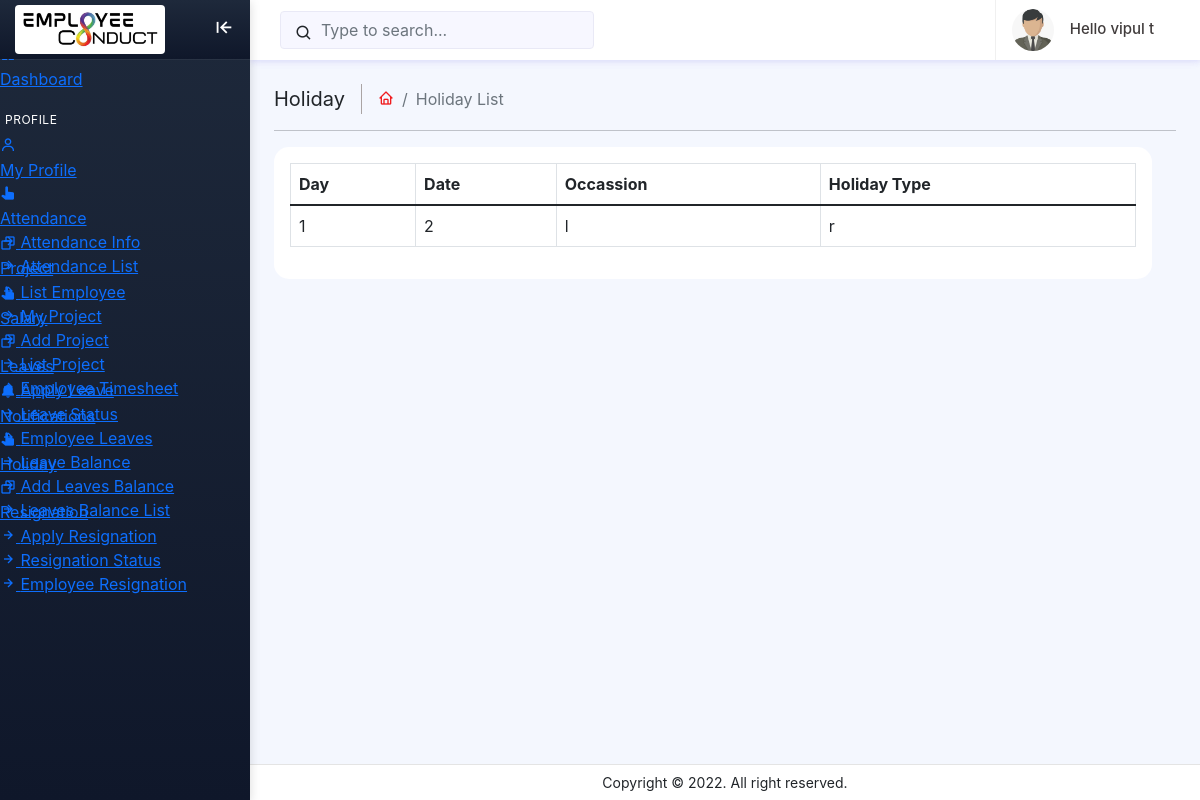
Page /managers/mholiday_list/2/2 (signed in) on the committed database.
### account/models.py (models this page shows, shortened)
class CompanyStaff(models.Model):
    ROLE_SUPERADMIN = 'superadmin'
    ROLE_ADMIN = 'admin'
    ROLE_MANAGER = 'manager'
    ROLE_EMPLOYEE = 'employee'
    ROLE_CHOICES = [
        (ROLE_SUPERADMIN, _('Super Admin')),
        (ROLE_ADMIN, _('Admin')),
        (ROLE_MANAGER, _('Manager')),
        (ROLE_EMPLOYEE, _('Employee')),
    ]
    id = models.AutoField(primary_key=True)
    company = models.ForeignKey(Company,on_delete=models.CASCADE, null=True,blank=True)
    email = models.EmailField(_('email address'),null=True,blank=True)
    password = models.CharField(max_length=100,null=True,blank=True)
    role = models.CharField(
        _('role'),
        max_length=20,
        choices=ROLE_CHOICES,
        default=ROLE_EMPLOYEE,
        blank=True,
    )
    is_company_admin = models.BooleanField(default=False)
    is_manager = models.BooleanField(default=False)
    is_employee = models.BooleanField(default=False)
    is_active = models.BooleanField(default=True)
    is_authenticated = models.BooleanField(default=False)
    new_notification = models.BooleanField(default=False, null=False, blank=False)

### managers/models.py (models this page shows, shortened)
class Manager(models.Model):
    user = models.OneToOneField(CompanyStaff, on_delete=models.CASCADE, default=True)
    manager_first_name = models.CharField(max_length=100)
    manager_last_name = models.CharField(max_length=100)
    manager_email = models.EmailField(max_length=100)
    manager_joining_date = models.DateField(max_length=50)
    manager_department = models.ForeignKey(to = 'employee.Department', on_delete=models.CASCADE, null=True)
    manager_designation = models.CharField(max_length=100)
    manager_id = models.CharField(max_length=100)
    biometric_id = models.CharField(max_length=100, unique=True, null=True, blank=True)
    manager_phone = models.CharField(max_length=100, null=True)
    manager_salary = models.CharField(max_length=100, default=350000)
    manager_birth_date = models.CharField(max_length=100, null=True)
    manager_gender = models.CharField(max_length=50, null=True, choices=Gendar)
    manager_father = models.CharField(max_length=100,null=True)
    manager_mother = models.CharField(max_length=100,null=True)
    manager_address = models.CharField(max_length=50, null=True)
    manager_pin_code = models.CharField(max_length=50, null=True)
    manager_state = models.CharField(max_length=50, null=True)
    manager_country = models.CharField(max_length=50, null=True)
    manager_image = models.FileField(upload_to='media/', blank=True)
    manager_created_date = models.DateTimeField(auto_now=True)
    manager_status = models.CharField(max_length=32, choices=manager_status, default='Active')
    manager_tel = models.CharField(max_length=50, null=True)
    manager_nationality = models.CharField(max_length=50, null=True)
    manager_religion = models.CharField(max_length=50, null=True)
    manager_marital_status = models.CharField(max_length=50, null=True)
    manager_emergency_primary_name = models.CharField(max_length=50, null=True)
    manager_emergency_primary_relationship = models.CharField(max_length=50, null=True)
    manager_emergency_primary_phone1 = models.CharField(max_length=50, null=True)
    manager_emergency_primary_phone2 = models.CharField(max_length=50, null=True)
    manager_education_institution = models.CharField(max_length=50, null=True)
    manager_education_subject = models.CharField(max_length=50, null=True)
    manager_education_starting_date = models.CharField(max_length=50, null=True)
    manager_education_complete_date = models.CharField(max_length=50, null=True)
    manager_education_degree = models.CharField(max_length=50, null=True)
    manager_education_grade = models.CharField(max_length=50, null=True)
    manager_experience_company_name = models.CharField(max_length=50, null=True)
    manager_experience_company_location = models.CharField(max_length=50, null=True)
    manager_experience_company_job_position = models.CharField(max_length=50, null=True)
    manager_experience_company_period_from = models.CharField(max_length=50, null=True)
    manager_experience_company_period_to = models.CharField(max_length=50, null=True)

### administration/models.py (models this page shows)
class holiday(models.Model):
    company = models.ForeignKey(Company, on_delete=models.CASCADE, default=True)
    day = models.CharField(max_length=40,blank=False)
    date = models.CharField(max_length=40,blank=False)
    occassion = models.CharField(max_length=40,blank=False)
    holidaytype = models.CharField(max_length=40,blank=False)
    status = models.CharField(max_length=40)

### managers/views.py (the view)
# urls.py: path('holiday_list/<int:company_id>/<int:company_staff_id>', views.holidays, name='holiday_list'),
def holidays(request,company_id, company_staff_id):
    if company_id:
        holyday = holiday.objects.filter(company_id=company_id)
        context = {
            'holyday': holyday,
            'company_id': company_id,
            'company_staff_id': company_staff_id,
        }
        return render(request, 'managers/holiday.html', context)

### employee/context_processors.py (called while the page is built, shortened)
def employee_notifications(request):
    context = {
        'unread_notification_count': 0
    }
    try:
        company_staff_id = None
        if hasattr(request, 'session') and 'company_staff_id' in request.session:
            company_staff_id = request.session.get('company_staff_id')
        if not company_staff_id and hasattr(request, 'resolver_match') and request.resolver_match:
            kwargs = request.resolver_match.kwargs
            company_staff_id = kwargs.get('company_staff_id')
        if company_staff_id:
            try:
                company_staff_id = int(company_staff_id)
                company_staff = CompanyStaff.objects.filter(id=company_staff_id).first()
            except (ValueError, TypeError):
                pass
    except Exception:
        pass
    return context

### managers/templatetags/manager_filter.py (called while the page is built)
@register.simple_tag
def get_manager_display_name(company_staff_id):
    if not company_staff_id:
        return "User"
    try:
        staff = CompanyStaff.objects.get(id=company_staff_id)
        manager = staff.manager
        return f"{manager.manager_first_name} {manager.manager_last_name}".strip() or "User"
    except (CompanyStaff.DoesNotExist, Manager.DoesNotExist, AttributeError):
        return "User"

@register.simple_tag
def get_manager_profile_image_url(company_staff_id):
    if not company_staff_id:
        return ""
    try:
        staff = CompanyStaff.objects.get(id=company_staff_id)
        manager = staff.manager
        if manager.manager_image:
            return manager.manager_image.url
    except (CompanyStaff.DoesNotExist, Manager.DoesNotExist, AttributeError):
        pass
    return ""

### managers/templates/managers/holiday.html (shortened to what this page needs)
{% load static %}
{% include "managers/header.html" %}
{% include "managers/sidebar.html" %}
{% include "managers/topbar.html" %}
      <div class="page_wrapper">
        <div class="page-content">
          <div class="page-breadcrumb d-sm-flex align-items-center mb-3">
            <div class="breadcrumb-title pe-3">Holiday</div>
            <div class="ps-3">
              <nav aria-label="breadcrumb">
                <ol class="breadcrumb mb-0 p-0">
                  <li class="breadcrumb-item">
                    <a href="{% url 'dashboard' company_id company_staff_id %}">
                      <i class="bx bx-home"></i>
                    </a>
                  </li>
                  <li class="breadcrumb-item active" aria-current="page">Holiday List</li>
                </ol>
              </nav>
            </div>
          </div>
          <hr>
          <div class="row mt-3">
            <div class="col">
              <div class="card shadow-none border radius-15">
                <div class="card-body">
                  <div class="table-responsive">
                    <table class="table table-fluid table-bordered">
                      <thead>
                        <tr>
                          <th>Day</th>
                          <th>Date</th>
                          <th>Occassion</th>
                          <th>Holiday Type</th>
                        </tr>
                      </thead>
                      <tbody>
                      {% for i in holyday %}
                        <tr>
                          <td>{{i.day}}</td>
                          <td>{{i.date}}</td>
                          <td>{{i.occassion}}</td>
                          <td>{{i.holidaytype}}</td>
                        </tr>
                           {% endfor %}
                      </tbody>
                    </table>
                  </div>
                </div>
              </div>
            </div>
          </div>
        </div>
        <footer class="page-footer">
          <p class="mb-0">Copyright © 2022. All right reserved.</p>
        </footer>
      </div>
    </div>
  </body>
</html>

### managers/templates/managers/topbar.html (shortened to what this page needs)
{% load static %}
{% load manager_filter %}
      <header>
        <div class="topbar d-flex align-items-center">
          <nav class="navbar navbar-expand">
            <div class="search-bar flex-grow-1">
              <div class="position-relative search-bar-box">
                <input type="text" class="form-control search-control" placeholder="Type to search...">
                <span class="position-absolute top-50 search-show translate-middle-y">
                  <i class="bx bx-search"></i>
                </span>
              </div>
            </div>
            <div class="user-box dropdown">
              <a class="d-flex align-items-center nav-link dropdown-toggle dropdown-toggle-nocaret" href="#" role="button" data-bs-toggle="dropdown" aria-expanded="false">
                {% get_manager_profile_image_url company_staff_id as manager_photo_url %}
                <img src="{% if manager_photo_url %}{{ manager_photo_url }}{% else %}{% static 'asets/images/dummy-man.png' %}{% endif %}" class="user-img" alt="user avatar" onerror="this.src='{% static 'asets/images/dummy-man.png' %}'">
                <div class="user-info ps-3">
                  <p class="user-name mb-0">Hello {% if manager %}{{ manager.manager_first_name }} {{ manager.manager_last_name }}{% else %}{% get_manager_display_name company_staff_id %}{% endif %}</p>
                </div>
              </a>
            </div>
          </nav>
        </div>
      </header>

### administration/static/asets/css/style.css (style rules this page uses)
body { font-family: 'Inter', sans-serif !important; background: #f4f7fe; box-sizing: border-box !important; min-height: 100vh; }
.wrapper header .topbar { position: fixed; top: 0; left: 250px; right: 0; height: 60px; background: #fff; border-bottom: 1px solid rgb(228 228 228 / 0%); z-index: 10; -webkit-box-shadow: 0 2px 6px 0 rgb(218 218 253 / 65%), 0 0px 6px 0 rgb(206 206 238 / 54%); box-shadow: 0 2px 6px 0 rgb(218 218 253 / 65%), 0 0px 6px 0 rgb(206 206 238 / 54%); }
.wrapper header .topbar .navbar { width: 100%; height: 60px; padding-left: 30px; padding-right: 30px; }
.wrapper header .topbar .navbar .search-bar .search-bar-box { width: 45%; }
.wrapper header .topbar .navbar .search-bar .search-bar-box .search-control { background-color: #f7f7ff; border: 1px solid #e9e9f6; padding-left: 2.5rem; }
.wrapper header .topbar .navbar .search-show { font-size: 18px; left: 15px; bottom: 0px; }
.wrapper header .topbar .navbar .user-box { display: flex; align-items: center; height: 60px; border-left: 1px solid #f0f0f0; margin-left: 1rem; }
.wrapper header .topbar .navbar .user-box .user-img { width: 42px; height: 42px; border-radius: 50%; border: 0 solid #e5e5e5; padding: 0; }
.user-info .user-name { font-size: 15px; font-weight: 500; color: #413c3c; }
.dropdown-toggle::after { display: none; }
.page_wrapper { height: 100%; margin-top: 60px; margin-bottom: 30px; margin-left: 250px; }
.page_wrapper .page-content { padding: 1.5rem 1.5rem 0.7rem 1.5rem; }
.page_wrapper .page-content .card, .page_wrapper .page-content .card.shadow-none.border.radius-15 { border-radius: 16px; margin-bottom: 1.5rem; box-shadow: 0px 4px 20px rgba(0, 0, 0, 0.04); border: none !important; }
.breadcrumb-title { font-size: 20px; border-right: 1.5px solid #aaa4a4; }
.page-breadcrumb .breadcrumb li.breadcrumb-item i { font-size: 16px; color: #f01c1f; }
.page-breadcrumb .breadcrumb li.breadcrumb-item { font-size: 16px; }
.page-breadcrumb .breadcrumb li.breadcrumb-item a { text-decoration: none; color: #f01c1f; }
.radius-15 { border-radius: 15px !important; }
.page_wrapper .page-content .card { transition: transform 0.15s ease, box-shadow 0.15s ease, border-color 0.15s ease; }
.page-footer { background: #fff; left: 250px; right: 0; bottom: 0; position: fixed; text-align: center; padding: 7px; font-size: 14px; border-top: 1px solid #e4e4e4; z-index: 3; }

### administration/static/asets/css/responsive.css (style rules this page uses)
html, body { max-width: 100%; overflow-x: hidden; }
img, svg, canvas, video { max-width: 100%; height: auto; }
.wrapper, .page_wrapper, .page_wrapper .page-content, .card, .card-body, .modal-content, .row, [class*="col-"] { min-width: 0; }
.page_wrapper { width: auto; max-width: calc(100% - 250px); }
.page_wrapper .page-content { width: 100%; max-width: 100%; }
.page_wrapper .page-content .card, .card { max-width: 100%; }
.row { max-width: 100%; }
.form-control, .form-select, textarea, select, input { max-width: 100%; }
.table-responsive, .dataTables_wrapper { width: 100%; max-width: 100%; overflow-x: auto; -webkit-overflow-scrolling: touch; }
.table-responsive table, .dataTables_wrapper table, table.dataTable { width: 100% !important; max-width: none; }
.table th, .table td, table.dataTable thead th, table.dataTable tbody td { vertical-align: middle; }
.card-body { overflow-x: auto; -webkit-overflow-scrolling: touch; }

### rows in the picture
CompanyStaff: id.manager_last_name "vipul t"
holiday: day "1", date "2", occassion "l", holidaytype "r"
